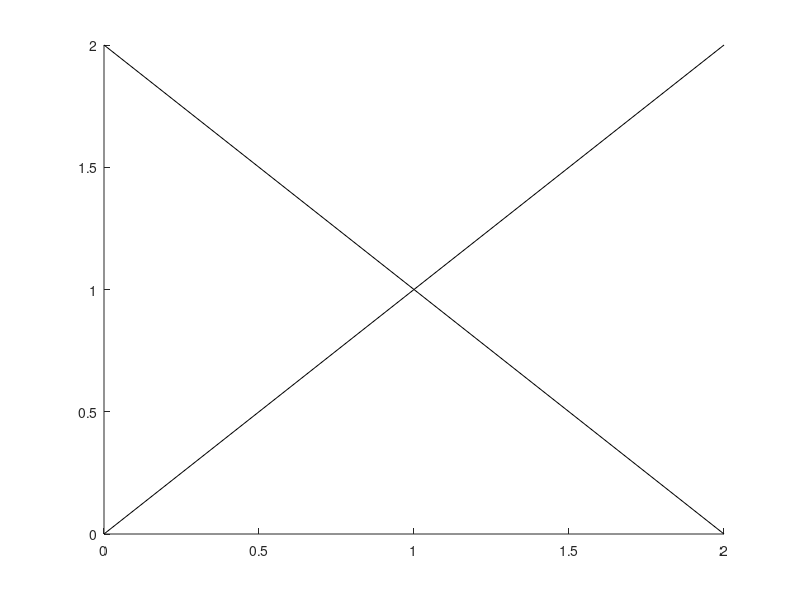

Recreate this plot in MATLAB. (Note: this script raises an error after producing the figure.)
%=============================================================================
% Copyright (c) 2016-present Allan CORNET (Nelson)
%=============================================================================
% This file is part of Nelson.
%=============================================================================
% LICENCE_BLOCK_BEGIN
% SPDX-License-Identifier: LGPL-3.0-or-later
% LICENCE_BLOCK_END
%=============================================================================
% <--ADV-CLI MODE-->
f = figure('Visible', 'off', 'Position', [0 0 400 300]);
ax = axes('Parent', f);
first = line('Parent', ax, 'XData', [0 1 2], 'YData', [0 1 2], 'DisplayName', 'Signal');
second = line('Parent', ax, 'XData', [0 1 2], 'YData', [2 1 0]);
third = line('Parent', ax, 'XData', [0 1 2], 'YData', [2 2 2], 'Visible', 'off');
set(ax, 'XLim', [0 2], 'YLim', [0 2]);
handle = __web_graphics_handle__(f, 'number');
object = __web_graphics_handle__(first, 'number');
axisHandle = __web_graphics_handle__(ax, 'number');
state = __web_figure_state__(handle);
asserts.isfalse(state.canUndo);
request = struct('action', 'properties', 'objectHandle', object, ...
  'properties', struct('Color', [1 0 0], 'LineStyle', '--', 'Marker', 'o', 'MarkerSize', 9));
reply = execute(handle, request);
asserts.istrue(reply.state.canUndo);
asserts.isequal(first.Color, [1 0 0]);
asserts.isequal(char(first.LineStyle), '--');
failed = false;
try
  execute(handle, struct('action', 'properties', 'objectHandle', object, ...
    'properties', struct('Color', [0 0 1], 'Marker', 'invalid-marker')));
catch
  failed = true;
end
asserts.istrue(failed);
asserts.isequal(first.Color, [1 0 0]);
asserts.isequal(char(first.Marker), 'o');
execute(handle, struct('action', 'undo'));
asserts.isequal(char(first.LineStyle), '-');
asserts.isequal(char(first.Marker), 'none');
execute(handle, struct('action', 'redo'));
asserts.isequal(first.MarkerSize, 9);
before = ax.View;
for angle = [10 20 30]
  execute(handle, struct('action', 'view', 'azimuth', angle, 'elevation', 40, 'historyGroup', 'drag-one'));
end
execute(handle, struct('action', 'undo'));
asserts.isapprox(ax.View, before, 1e-10);
execute(handle, struct('action', 'redo'));
asserts.isapprox(ax.View, [30 40], 1e-10);
request = struct('action', 'isolate', 'axesHandle', axisHandle, 'objectHandle', object);
execute(handle, request);
asserts.isequal(char(first.Visible), 'on');
asserts.isequal(char(second.Visible), 'off');
execute(handle, request);
asserts.isequal(char(second.Visible), 'on');
asserts.isequal(char(third.Visible), 'off');
execute(handle, struct('action', 'undo'));
asserts.isequal(char(second.Visible), 'off');
execute(handle, struct('action', 'redo'));
asserts.isequal(char(second.Visible), 'on');
view(ax, 0, 90); drawnow();
point = execute(handle, struct('action', 'step', 'objectHandle', object, 'index', 2));
asserts.istrue(point.point.found);
asserts.isequal(point.point.index, 2);
asserts.isequal(point.point.count, 3);
asserts.isequal(point.point.position(:)', [1 1 0]);
point = execute(handle, struct('action', 'step', 'objectHandle', object, 'index', -50));
asserts.isequal(point.point.index, 1);
point = execute(handle, struct('action', 'step', 'objectHandle', object, 'index', 50));
asserts.isequal(point.point.index, 3);
execute(handle, struct('action', 'properties', 'objectHandle', object, 'properties', struct('LineWidth', 2)));
execute(handle, struct('action', 'undo'));
execute(handle, struct('action', 'properties', 'objectHandle', object, 'properties', struct('LineWidth', 3)));
asserts.isfalse(__web_figure_state__(handle).canRedo);
other = figure('Visible', 'off');
otherAxes = axes('Parent', other);
foreign = line('Parent', otherAxes, 'XData', 1:3, 'YData', 1:3);
failed = false;
try
  execute(handle, struct('action', 'step', 'objectHandle', __web_graphics_handle__(foreign, 'number'), 'index', 1));
catch
  failed = true;
end
asserts.istrue(failed);
close(other);
delete(second);
failed = false;
try
  execute(handle, struct('action', 'undo'));
catch
  failed = true;
end
asserts.istrue(failed);
asserts.isfalse(__web_figure_state__(handle).canUndo);
close(f);

function result = execute(handle, request)
  result = jsondecode(__web_figure_action__(handle, jsonencode(request), false));
end
